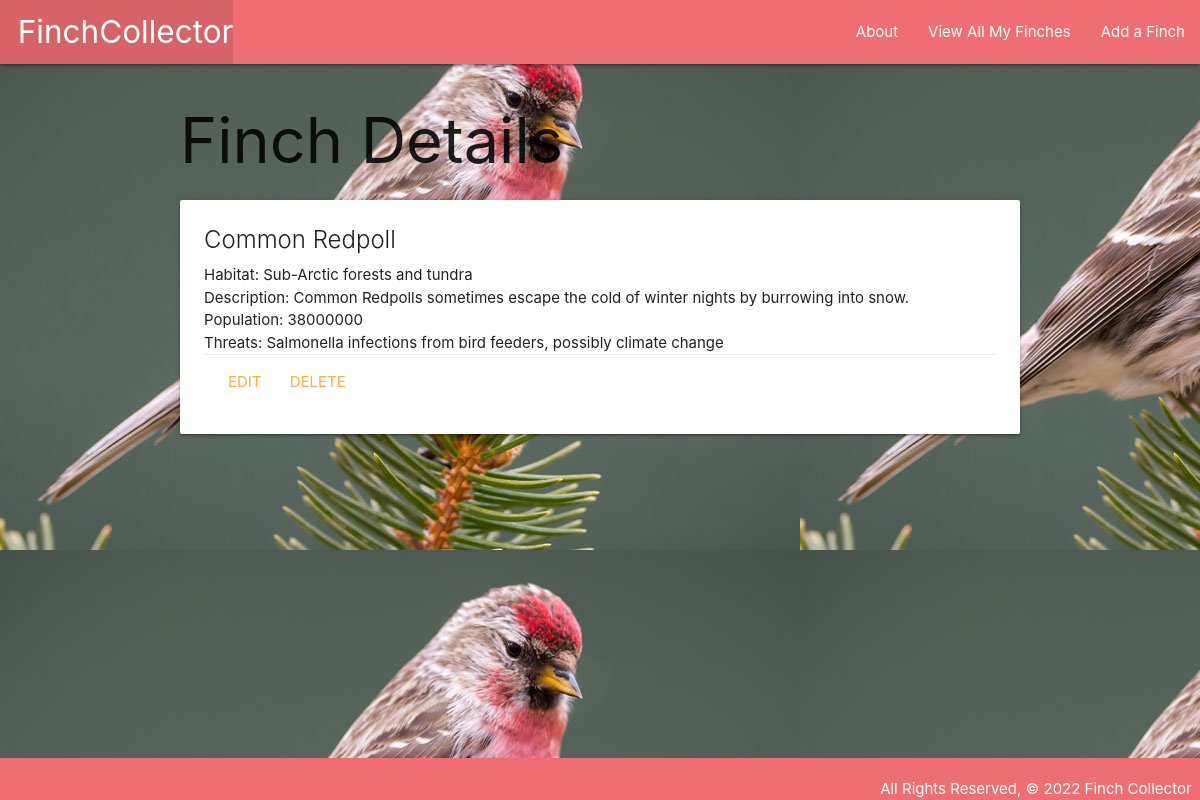
The app's page /finch/5/ with its own data.
### main_app/models.py (models this page shows, shortened)
class Finch(models.Model):
    name = models.CharField(max_length=100)
    habitat = models.CharField(max_length=100)
    description = models.TextField(max_length=250)
    population = models.IntegerField()
    threats = models.CharField(max_length=100)

### main_app/views.py (the view)
# urls.py: path('finch/<int:finch_id>/', views.finch_detail, name='detail'),
def finch_detail(request, finch_id):
    finch = Finch.objects.get(id=finch_id)
    return render(request, 'finch/detail.html', { 'finch': finch })

### main_app/templates/finch/detail.html
{% extends 'base.html' %} {% block content %}
<h1>Finch Details</h1>
<div class="card">
        <div class="card-content">
            <span class="card-title">{{ finch.name }}</span>
            <p>Habitat: {{ finch.habitat }}</p>
            <p>Description: {{ finch.description }}</p>
            <p>Population: {{ finch.population }}</p>
            <p>Threats: {{ finch.threats }}</p>
            <div class="card-action">
                <a href="{% url 'finch_update' finch.id %}">Edit</a>
                <a href="{% url 'finch_delete' finch.id %}">Delete</a>
            </div>
        </div>
</div>
{% endblock %}

### main_app/static/css/style.css (style rules this page uses)
* { box-sizing: border-box; margin: 0; }
body { background-color: lightblue; display: flex; min-height: 100vh; flex-direction: column; background-image: url(../img/Common-Redpoll.jpeg); }

### records on screen
Finch: name "Common Redpoll", habitat "Sub-Arctic forests and tundra", description "Common Redpolls sometimes escape the cold of winter nights by burrowing into snow.", population "38000000", threats "Salmonella infections from bird feeders, possibly climate change"
